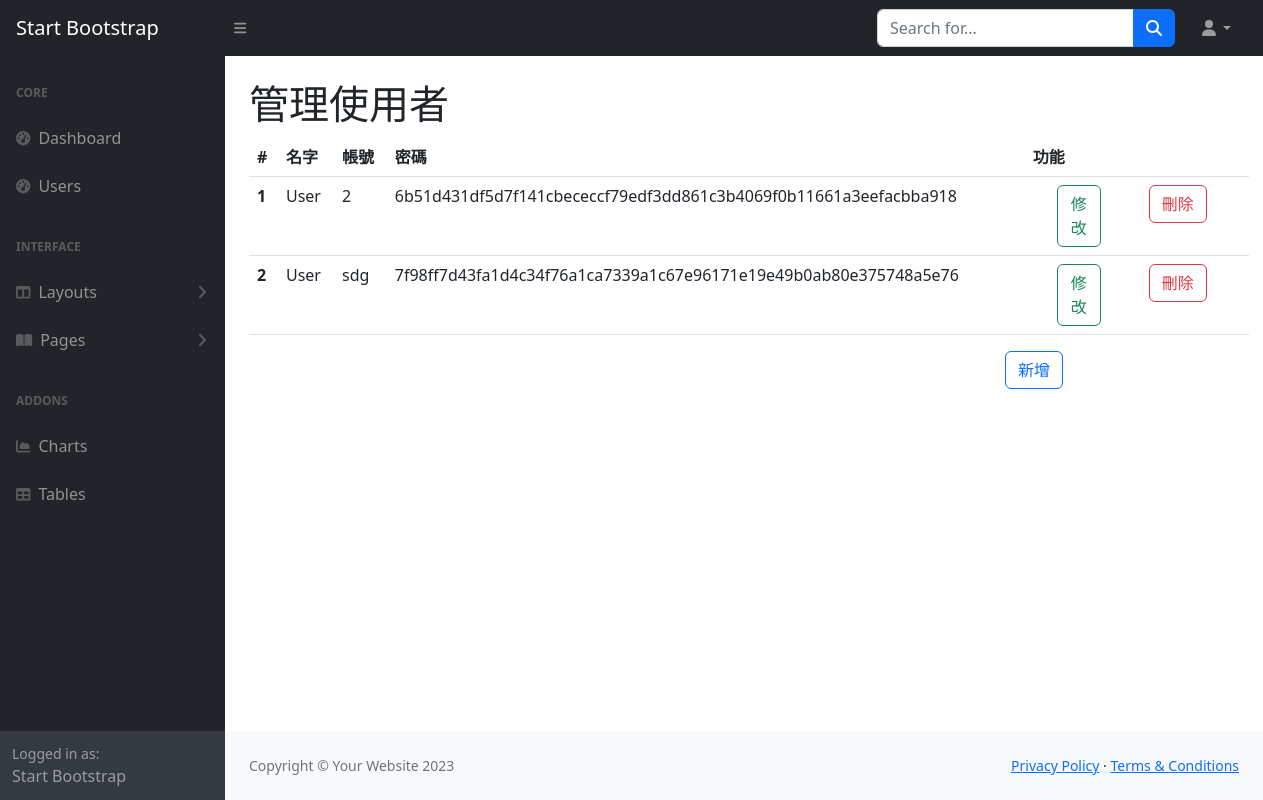
/users, run on an earlier commit of the app's database.
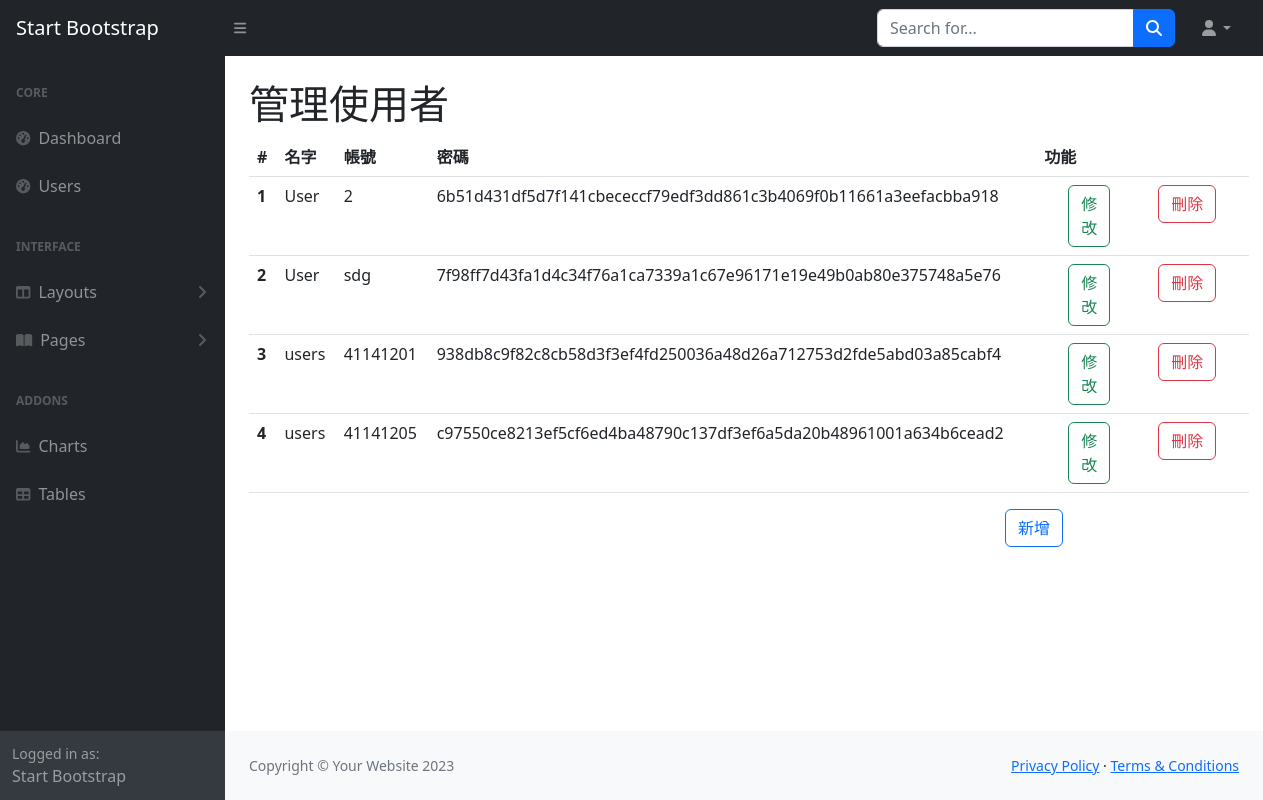
And on a later commit of the database.
### tables this page shows
CREATE TABLE Users (id INTEGER PRIMARY KEY AUTOINCREMENT, name NVARCHAR(20), account NVARCHAR(40), password NVARCHAR(40));

### app.py (the view)
@app.route("/users")
def users():
    with get_db() as cur:
        cur.row_factory = sql.Row
        cur = cur.cursor()
        cur.execute("select * from Users")
        data = cur.fetchall()
        cur.close
    return render_template("users.html",data = data)

### app.py (called while the page is built)
def get_db():
    db = getattr(g, '_database', None)
    if db is None:
        db = g._database = sql.connect(DATABASE)
    return db

@app.teardown_appcontext
def close_connection(exception):
    db = getattr(g, '_database', None)
    if db is not None:
        db.close()

@app.teardown_appcontext
def close_connection(exception):
    db2 = getattr(g, '_database2', None)
    if db2 is not None:
        db2.close()

### templates/users.html (shortened to what this page needs)
{% extends "layout/back.html" %}
{% block main %}
<h1 class="mt-4">管理使用者</h1>
<table class="table" style="width: 1000px;">
    <thead>
      <tr>
        <th scope="col">#</th>
        <th scope="col">名字</th>
        <th scope="col">帳號</th>
        <th scope="col">密碼</th>
        <th scope="col">功能</th>
      </tr>
    </thead>
    <tbody>
        {% for i in range(data|length) %}
        <tr>
        <th scope="row">{{ i+1 }}</th>
        <td>{{data[i].name}}</td>
        <td>{{data[i].account}}</td>
        <td>{{data[i].password}}</td>
        <td>
          <div class="row">
            <div class="col">
              <a type="button" class="btn btn-outline-success mx-4" href="/edit/{{ data[i].id }}">修改</a>
            </div>
            <div class="col">
              <form action="/deleteuser/{{ data[i].id }}" method="post">
              <button class="btn btn-outline-danger " onclick="if(confirm('您確定要刪除嗎?')) return true;else return false">刪除</button>
            </form></div>
          </div>
        </td>
      </tr>
      {% endfor %}
    </tbody>
  </table>
<button type="button" class="btn btn btn-outline-primary" data-bs-toggle="modal" data-bs-target="#create" style="right: 200px; position: absolute;">
  新增
</button>
{% endblock main %}

### templates/layout/back.html (shortened to what this page needs)
<html lang="en">
    <head>
        <link href="/static/css/styles.css" rel="stylesheet" />
    </head>
    <body class="sb-nav-fixed">
        <nav class="sb-topnav navbar navbar-expand navbar-dark bg-dark">
            <a class="navbar-brand ps-3" href="index.html">Start Bootstrap</a>
            <button class="btn btn-link btn-sm order-1 order-lg-0 me-4 me-lg-0" id="sidebarToggle" href="#!"><i class="fas fa-bars"></i></button>
            <form class="d-none d-md-inline-block form-inline ms-auto me-0 me-md-3 my-2 my-md-0">
                <div class="input-group">
                    <input class="form-control" type="text" placeholder="Search for..." aria-label="Search for..." aria-describedby="btnNavbarSearch" />
                    <button class="btn btn-primary" id="btnNavbarSearch" type="button"><i class="fas fa-search"></i></button>
                </div>
            </form>
            <ul class="navbar-nav ms-auto ms-md-0 me-3 me-lg-4">
                <li class="nav-item dropdown">
                    <a class="nav-link dropdown-toggle" id="navbarDropdown" href="#" role="button" data-bs-toggle="dropdown" aria-expanded="false"><i class="fas fa-user fa-fw"></i></a>
                </li>
            </ul>
        </nav>
        <div id="layoutSidenav">
            <div id="layoutSidenav_nav">
                <nav class="sb-sidenav accordion sb-sidenav-dark" id="sidenavAccordion">
                    <div class="sb-sidenav-menu">
                        <div class="nav">
                            <div class="sb-sidenav-menu-heading">Core</div>
                            <a class="nav-link" href="/login">
                                <div class="sb-nav-link-icon"><i class="fas fa-tachometer-alt"></i></div>
                                Dashboard
                            </a>
                            <a class="nav-link" href="/users">
                                <div class="sb-nav-link-icon"><i class="fas fa-tachometer-alt"></i></div>
                                Users
                            </a>
                            <div class="sb-sidenav-menu-heading">Interface</div>
                            <a class="nav-link collapsed" href="#" data-bs-toggle="collapse" data-bs-target="#collapseLayouts" aria-expanded="false" aria-controls="collapseLayouts">
                                <div class="sb-nav-link-icon"><i class="fas fa-columns"></i></div>
                                Layouts
                                <div class="sb-sidenav-collapse-arrow"><i class="fas fa-angle-down"></i></div>
                            </a>
                            <a class="nav-link collapsed" href="#" data-bs-toggle="collapse" data-bs-target="#collapsePages" aria-expanded="false" aria-controls="collapsePages">
                                <div class="sb-nav-link-icon"><i class="fas fa-book-open"></i></div>
                                Pages
                                <div class="sb-sidenav-collapse-arrow"><i class="fas fa-angle-down"></i></div>
                            </a>
                            <div class="sb-sidenav-menu-heading">Addons</div>
                            <a class="nav-link" href="charts.html">
                                <div class="sb-nav-link-icon"><i class="fas fa-chart-area"></i></div>
                                Charts
                            </a>
                            <a class="nav-link" href="tables.html">
                                <div class="sb-nav-link-icon"><i class="fas fa-table"></i></div>
                                Tables
                            </a>
                        </div>
                    </div>
                    <div class="sb-sidenav-footer">
                        <div class="small">Logged in as:</div>
                        Start Bootstrap
                    </div>
                </nav>
            </div>
            <div id="layoutSidenav_content">
                <main>
                    <div class="container-fluid px-4">
                        {% block main %}
                        {% endblock main%}
                    </div>
                </main>
                <footer class="py-4 bg-light mt-auto">
                    <div class="container-fluid px-4">
                        <div class="d-flex align-items-center justify-content-between small">
                            <div class="text-muted">Copyright &copy; Your Website 2023</div>
                            <div>
                                <a href="#">Privacy Policy</a>
                                &middot;
                                <a href="#">Terms &amp; Conditions</a>
                            </div>
                        </div>
                    </div>
                </footer>
            </div>
        </div>
    </body>
</html>

What changed in the data, as far as the page shows it:
added Users: name "users", account "41141201", password "938db8c9f82c8cb58d3f3ef4fd250036a48d26a712753d2fde5abd03a85cabf4"
added Users: name "users", account "41141205", password "c97550ce8213ef5cf6ed4ba48790c137df3ef6a5da20b48961001a634b6cead2"
Also different on the page:
new list line: "3 修改 刪除"
new list line: "4 修改 刪除"
